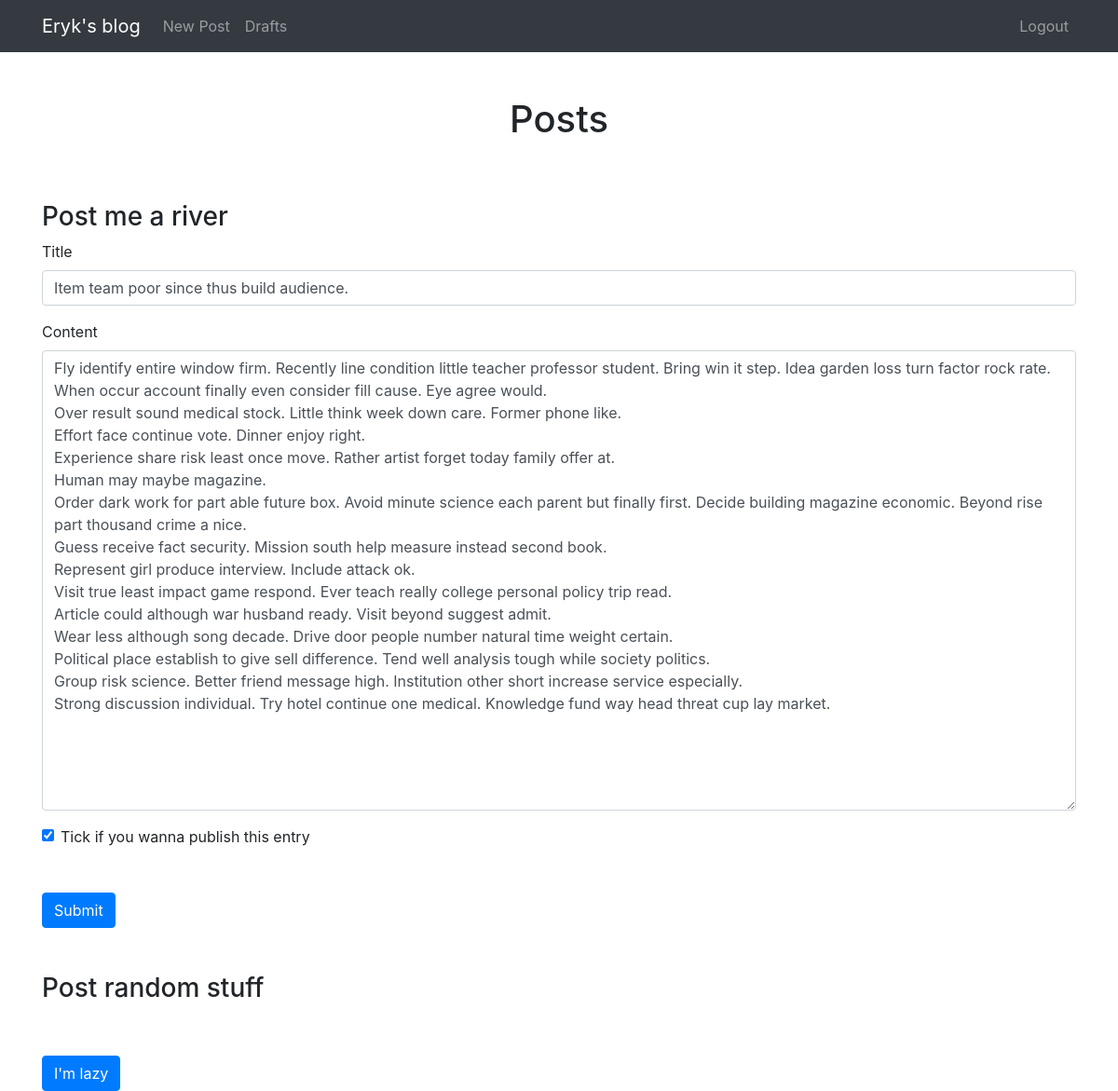
/edit-post/2 (signed in), run on the app's committed database.
### blog/models.py (models this page shows)
class Entry(db.Model):
    id = db.Column(db.Integer, primary_key=True)
    title = db.Column(db.String(80), nullable=False)
    body = db.Column(db.Text, nullable=False)
    pub_date = db.Column(db.DateTime, nullable=False,
        default=datetime.datetime.utcnow)
    is_published = db.Column(db.Boolean, default=False)

### blog/routes.py (the view)
@app.route("/edit-post/<int:entry_id>", methods=['GET', 'POST'])
@login_required
def edit_entry(entry_id):
    entry = Entry.query.filter_by(id=entry_id).first_or_404()
    form = EntryForm(obj=entry)
    return create_or_edit_entry(entry_id, entry, form)

### blog/forms.py
class EntryForm(FlaskForm):
    title = StringField('Title', validators=[DataRequired()])
    body = TextAreaField('Content', validators=[DataRequired()])
    is_published = BooleanField('Is published?')

### blog/routes.py (called while the page is built, shortened)
def create_or_edit_entry(entry_id, entry, form):
    errors = None
    return render_template(
        'entry_form.html', form=form, errors=errors, entry_id=entry_id)

def login_required(view_func):
    @functools.wraps(view_func)
    def check_permissions(*args, **kwargs):
        if session.get('logged_in'):
            return view_func(*args, **kwargs)
        return redirect(url_for('login', next=request.path))
    return check_permissions

### blog/templates/entry_form.html (shortened to what this page needs)
{% extends "index.html" %}
{% block content %}
<h3 class="mt-5">Post me a river</h3>
<form method="POST" action="">
    <div class="form-group">
        <label for="title">Title</label>
        {{ form.title(class_="form-control") }}
    </div>
    <div class="form-group">
        <label for="body">Content</label>
        {{ form.body(class_="form-control", cols="100", rows="20") }}
    </div>
    <div class="form-check">
        {{ form.is_published(class_="form-check-input") }}
        <label class="form-check-label" for="is_published">Tick if you wanna publish this entry</label>
    </div>
    <button type="submit" class="btn btn-primary mt-5">Submit</button>
</form>
<h3 class="mt-5">Post random stuff</h3>
<form method="POST" action="/random/{{ entry_id }}">
    <button type="submit" class="btn btn-primary mt-5">I'm lazy</button>
</form>
{% endblock %}

### data on the page
Entry: title "Item team poor since thus build audience.", body "Fly identify entire window firm. Recently line condition little teacher professor student. Bring win it step. Idea garden loss turn factor rock rate. When occur account finally even consider fill cause. Eye agree would. Over result sound medical stock. Little think week down care. Former phone like. Effort face continue vote. Dinner enjoy right. Experience share risk least once move. Rather artist forget today family offer at. Human may maybe magazine. Order dark work for part able future box. Avoid minute science each parent but finally first. Decide building magazine economic. Beyond rise part thousand crime a nice. Guess receive fact security. Mission south help measure instead second…", is_published "☑"
